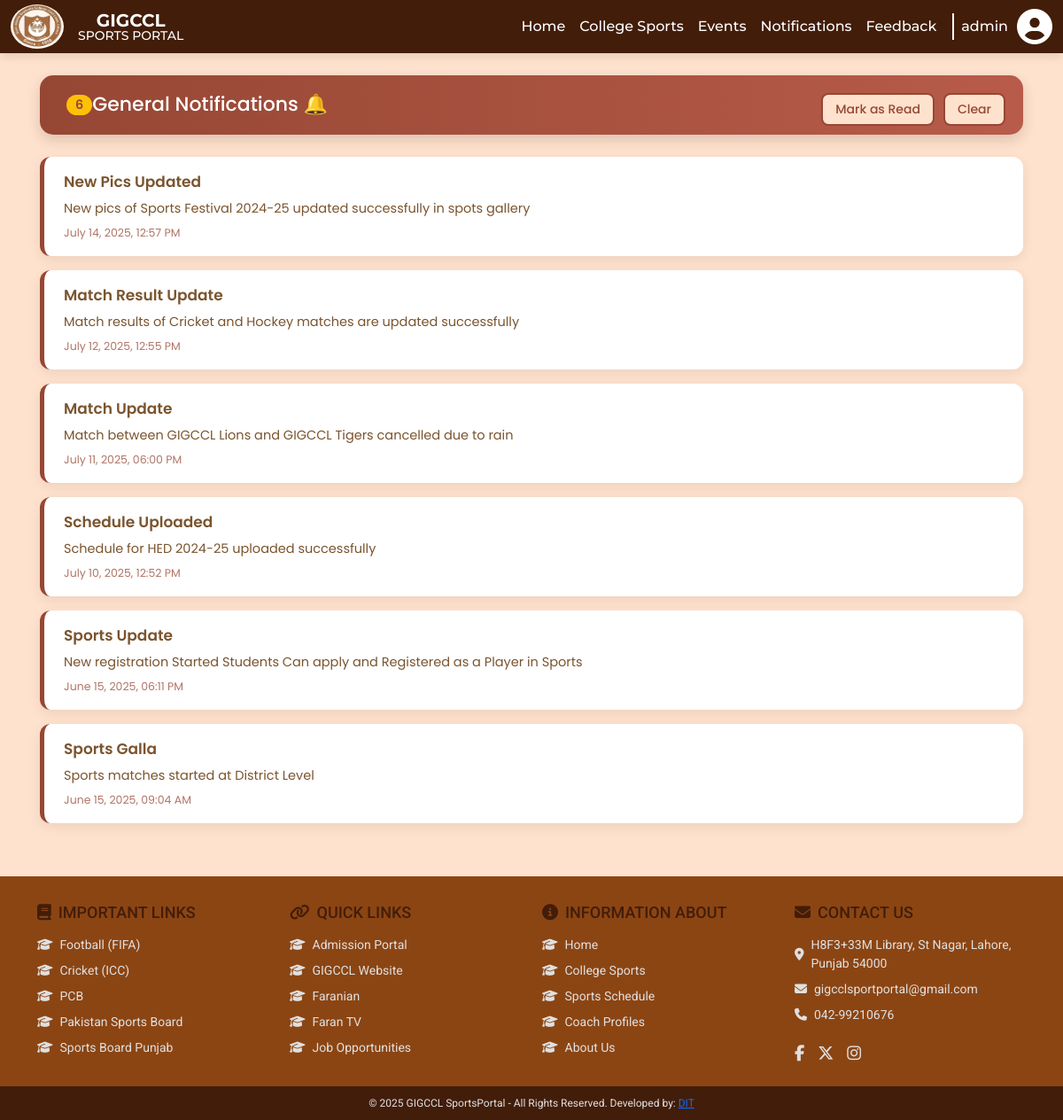
The app's page /sports_base/notifications/ (signed in) with its own data.
### Sports_Users/models.py (models this page shows, shortened)
class CustomUser(AbstractUser):
    STATUS_CHOICES = (
        ('pending', 'Pending'),
        ('approved', 'Approved'),
        ('declined', 'Declined'),
    )
    is_coach = models.BooleanField(default=False)
    is_player = models.BooleanField(default=False)
    email = models.EmailField(unique=True)
    first_name = models.CharField(max_length=50)
    last_name = models.CharField(max_length=50)
    cnic = models.CharField(max_length=15, unique=True, blank=True, null=True)
    phone_number = models.CharField(max_length=15, blank=True)
    profile_picture = models.ImageField(upload_to='profiles/', blank=True, null=True)
    is_approved = models.BooleanField(default=False)  # Kept for backward compatibility
    status = models.CharField(max_length=10, choices=STATUS_CHOICES, default='pending')
    USERNAME_FIELD = 'email'
    REQUIRED_FIELDS = []  # Only email and password required
    objects = CustomUserManager()  # Use custom manager

### sports_base/models.py (models this page shows, shortened)
class Notification(models.Model):
    title = models.CharField(max_length=255)
    message = models.TextField(blank=True)
    created_at = models.DateTimeField(default=timezone.now)
    is_general = models.BooleanField(default=False)
    recipient = models.ForeignKey(User, on_delete=models.CASCADE, null=True, blank=True)

### sports_base/views.py (the view)
# urls.py: path('notifications/', baseviews.notification_list, name='notification_list'),
def notification_list(request):
    if request.user.is_authenticated:
        notifications = Notification.objects.filter(is_general=True).order_by('-created_at')
        paginator = Paginator(notifications, 10)
        page_number = request.GET.get('page')
        page_obj = paginator.get_page(page_number)
        return render(request, 'sports_base/notification_list.html', {'page_obj': page_obj})
    return redirect('Sports_Users:player_login')

### sports_base/templates/sports_base/notification_list.html (shortened to what this page needs)
{% extends 'base.html' %}
{% load static %}
{% block content %}
<link href="https://cdn.jsdelivr.net/npm/aos@2.3.4/dist/aos.css" rel="stylesheet">
<div class="container_notifications container">
  <div class="notification-header">
    <h2><span class="badge" id="notification-count">{{ page_obj.object_list|length }}</span> General Notifications 🔔 </h2>
    <div class="header-actions">
      <button onclick="markAsRead()">Mark as Read</button>
      <button onclick="clearNotification()">Clear</button>
    </div>
  </div>
  <div class="notifications-list" id="notification-container">
    {% for notification in page_obj %}
      <div class="notification" id="notification-{{ notification.id }}" data-aos="fade-up" data-aos-duration="1000">
        <div class="notification-title">{{ notification.title }}</div>
        <div class="notification-message">{{ notification.message }}</div>
        <div class="notification-time">{{ notification.created_at|date:"F d, Y, h:i A" }}</div>
      </div>
    {% empty %}
      <p>No general notifications to show.</p>
    {% endfor %}
  </div>
</div>
{% endblock content %}

### static_pages/templates/base.html (shortened to what this page needs)
{% load static %}
<!DOCTYPE html>
<html lang="en">
<head>
    {% load pwa %}
    <link href="https://cdn.jsdelivr.net/npm/bootstrap@5.3.0/dist/css/bootstrap.min.css" rel="stylesheet">
    <link rel="stylesheet" href="https://cdn.jsdelivr.net/npm/bootstrap-icons@1.11.3/font/bootstrap-icons.min.css">
    <link rel="stylesheet" href="https://cdnjs.cloudflare.com/ajax/libs/font-awesome/6.5.0/css/all.min.css">
</head>
<body>
    <header>
        <nav class="navbar navbar-expand-lg">
            <div class="container-fluid">
                {% if user.is_authenticated %}
                    {% if user.is_player %}
                        <a class="navbar-brand" href="{% url 'Sports_Users:player_dashboard' %}">
                            <img src="{% static 'media/GICCL logo.png' %}" alt="Logo" id="Logo">
                        </a>
                    {% elif user.is_coach %}
                        <a class="navbar-brand" href="{% url 'Sports_Users:player_dashboard' %}">
                            <img src="{% static 'media/GICCL logo.png' %}" alt="Logo" id="Logo">
                        </a>
                    {% else %}
                        <a class="navbar-brand" href="{% url 'static_pages:home' %}">
                            <img src="{% static 'media/GICCL logo.png' %}" alt="Logo" id="Logo">
                        </a>
                    {% endif %}
                {% else %}
                    <a class="navbar-brand" href="{% url 'static_pages:home' %}">
                        <img src="{% static 'media/GICCL logo.png' %}" alt="Logo" id="Logo">
                    </a>
                {% endif %}
                <div class="title-container">
                    <div class="title-wrapper">
                        <span class="title">GIGCCL</span>
                        <span class="subtitle">SPORTS PORTAL</span>
                    </div>
                </div>
                <div class="collapse navbar-collapse justify-content-end" id="navbarNav">
                    <ul class="navbar-nav">
                        <li class="nav-item"><a class="nav-link" href="{% url 'static_pages:home' %}">Home</a></li>
                        <li class="nav-item"><a class="nav-link" href="{% url 'sports_base:sports' %}">College Sports</a></li>
                        <li class="nav-item"><a class="nav-link" href="{% url 'sports_base:events' %}">Events</a></li>
                        <li class="nav-item"><a class="nav-link" href="{% url 'sports_base:notification_list' %}">Notifications</a></li>
                        <li class="nav-item"><a class="nav-link" href="{% url 'sports_base:feedback' %}">Feedback</a></li>
                        <li class="nav-item">
                            {% if user.is_authenticated %}
                                <div class="dropdown">
                                    <div class="profile-container" data-bs-toggle="dropdown" aria-expanded="false">
                                        <span>{{ user.username }}</span>
                                        {% if user.profile_picture %}
                                            <img src="{{ user.profile_picture.url }}" alt="Profile" class="profile-pic">
                                        {% else %}
                                            <i class="fas fa-user-circle profile-icon"></i>
                                        {% endif %}
                                    </div>
                                </div>
                            {% else %}
                                <button class="btn login-btn" onclick="window.location.href='{% url 'Sports_Users:player_login' %}'">Login</button>
                            {% endif %}
                        </li>
                    </ul>
                </div>
            </div>
        </nav>
    </header>
    <main class="container-fluid mt-0 p-0">
        {% block content %}
        {% endblock %}
    </main>
    <footer>
        <div class="container">
            <div class="row">
                <div class="col-md-3 footer-column">
                    <h3><i class="fas fa-book"></i> IMPORTANT LINKS</h3>
                    <a href="https://www.fifa.com" target="_blank"><i class="fas fa-graduation-cap"></i> Football (FIFA)</a>
                    <a href="https://www.icc-cricket.com" target="_blank"><i class="fas fa-graduation-cap"></i> Cricket (ICC)</a>
                    <a href="https://www.pcb.com.pk/" target="_blank"><i class="fas fa-graduation-cap"></i> PCB</a>
                    <a href="https://www.sports.gov.pk" target="_blank"><i class="fas fa-graduation-cap"></i> Pakistan Sports Board</a>
                    <a href="https://sportsboard.punjab.gov.pk" target="_blank"><i class="fas fa-graduation-cap"></i> Sports Board Punjab</a>
                </div>
                <div class="col-md-3 footer-column">
                    <h3><i class="fas fa-link"></i> QUICK LINKS</h3>
                    <a href="https://applyonline.giccl.edu.pk/" target="_blank"><i class="fas fa-graduation-cap"></i> Admission Portal</a>
                    <a href="https://gigccl.edu.pk" target="_blank"><i class="fas fa-graduation-cap"></i> GIGCCL Website</a>
                    <a href="https://faranian.gigccl.edu.pk" target="_blank"><i class="fas fa-graduation-cap"></i> Faranian</a>
                    <a href="https://farantv.gigccl.edu.pk" target="_blank"><i class="fas fa-graduation-cap"></i> Faran TV</a>
                    <a href="https://farantv.gigccl.edu.pk" target="_blank"><i class="fas fa-graduation-cap"></i> Job Opportunities</a>
                </div>
                <div class="col-md-3 footer-column">
                    <h3><i class="fas fa-info-circle"></i> INFORMATION ABOUT</h3>
                    <a href="{% url 'static_pages:home' %}"><i class="fas fa-graduation-cap"></i> Home</a>
                    <a href="{% url 'sports_base:sports' %}"><i class="fas fa-graduation-cap"></i> College Sports</a>
                    <a href="{% url 'sports_base:sports_schedules' %}"><i class="fas fa-graduation-cap"></i> Sports Schedule</a>
                    <a href="{% url 'sports_base:coach_profile' %}"><i class="fas fa-graduation-cap"></i> Coach Profiles</a>
                    <a href="{% url 'static_pages:aboutus' %}"><i class="fas fa-graduation-cap"></i> About Us</a>
                </div>
                <div class="col-md-3 footer-column">
                    <h3><i class="fas fa-envelope"></i> CONTACT US</h3>
                    <a href="https://surli.cc/jvbmtb" target="_blank"><i class="fas fa-map-marker-alt"></i> H8F3+33M Library, St Nagar, Lahore, Punjab 54000</a>
                    <a href="mailto:gigcclportportal@gnail.com"><i class="fas fa-envelope"></i> gigcclsportportal@gmail.com</a>
                    <p><i class="fas fa-phone"></i>042-99210676</p>
                    <div class="social-icons mt-3">
                        <a href="https://facebook.com" target="_blank"><i class="fab fa-facebook-f"></i></a>
                        <a href="https://twitter.com" target="_blank"><i class="fab fa-x-twitter"></i></a>
                        <a href="https://instagram.com" target="_blank"><i class="fab fa-instagram"></i></a>
                    </div>
                </div>
            </div>
        </div>
        <div class="copyright">
            <p>© 2025 GIGCCL SportsPortal - All Rights Reserved. Developed by: <a href="{% url 'static_pages:dev_profile' %}">DIT</a></p>
        </div>
    </footer>
</body>
</html>

### sports_base/templates/sports_base/notification_list.html (style rules this page uses)
body { background-color: #FFE2CD; font-family: 'Poppins', sans-serif; }
.container_notifications { background-color: #FFE2CD; padding: 25px 15px 60px; min-height: 90vh; display: flex; flex-direction: column; align-items: center; }
.notification-header { background: linear-gradient(90deg, #964734, #b85b4a); color: white; font-size: 25px; font-weight: 400; text-align: center; padding: 10px 20px; border-radius: 15px; box-shadow: 0 6px 16px rgba(0, 0, 0, 0.15); width: 100%; max-width: 1200px; margin-bottom: 25px; display: flex; justify-content: space-between; align-items: center; flex-wrap: wrap; }
.notification-header h2 { margin: 0; font-size: 22px; display: flex; align-items: center; }
.badge { background-color: #FFC107; color: #964734; padding: 4px 10px; border-radius: 50px; font-size: 0.9rem; margin-left: 10px; font-weight: 600; }
.header-actions { display: flex; gap: 10px; margin-top: 10px; }
.header-actions button { background-color: #FFE2CD; color: #964734; border: 2px solid #964734; padding: 6px 14px; border-radius: 8px; font-weight: 500; font-size: 14px; cursor: pointer; transition: all 0.3s ease; }
.notifications-list { width: 100%; max-width: 1200px; display: flex; flex-direction: column; gap: 16px; }
.notification { background-color: white; padding: 16px 22px; border-radius: 12px; box-shadow: 0 4px 14px rgba(0, 0, 0, 0.08); border-left: 5px solid #964734; color: #7A542E; transition: transform 0.3s ease; }
.notification-title { font-weight: 600; font-size: 17px; margin-bottom: 6px; }
.notification-message { font-size: 14.5px; margin-bottom: 8px; line-height: 1.5; }
.notification-time { font-size: 12.5px; color: #964734; opacity: 0.75; }

### records on screen
CustomUser: username "admin"
Notification: title "New Pics Updated", message "New pics of Sports Festival 2024-25 updated successfully in spots gallery", created_at "July 14, 2025, 12:57 PM"
Notification: title "Match Result Update", message "Match results of Cricket and Hockey matches are updated successfully", created_at "July 12, 2025, 12:55 PM"
Notification: title "Match Update", message "Match between GIGCCL Lions and GIGCCL Tigers cancelled due to rain", created_at "July 11, 2025, 06:00 PM"
Notification: title "Schedule Uploaded", message "Schedule for HED 2024-25 uploaded successfully", created_at "July 10, 2025, 12:52 PM"
Notification: title "Sports Update", message "New registration Started Students Can apply and Registered as a Player in Sports", created_at "June 15, 2025, 06:11 PM"
Notification: title "Sports Galla", message "Sports matches started at District Level", created_at "June 15, 2025, 09:04 AM"

### other values on screen
{{ page_obj.object_list|length }} "6"
